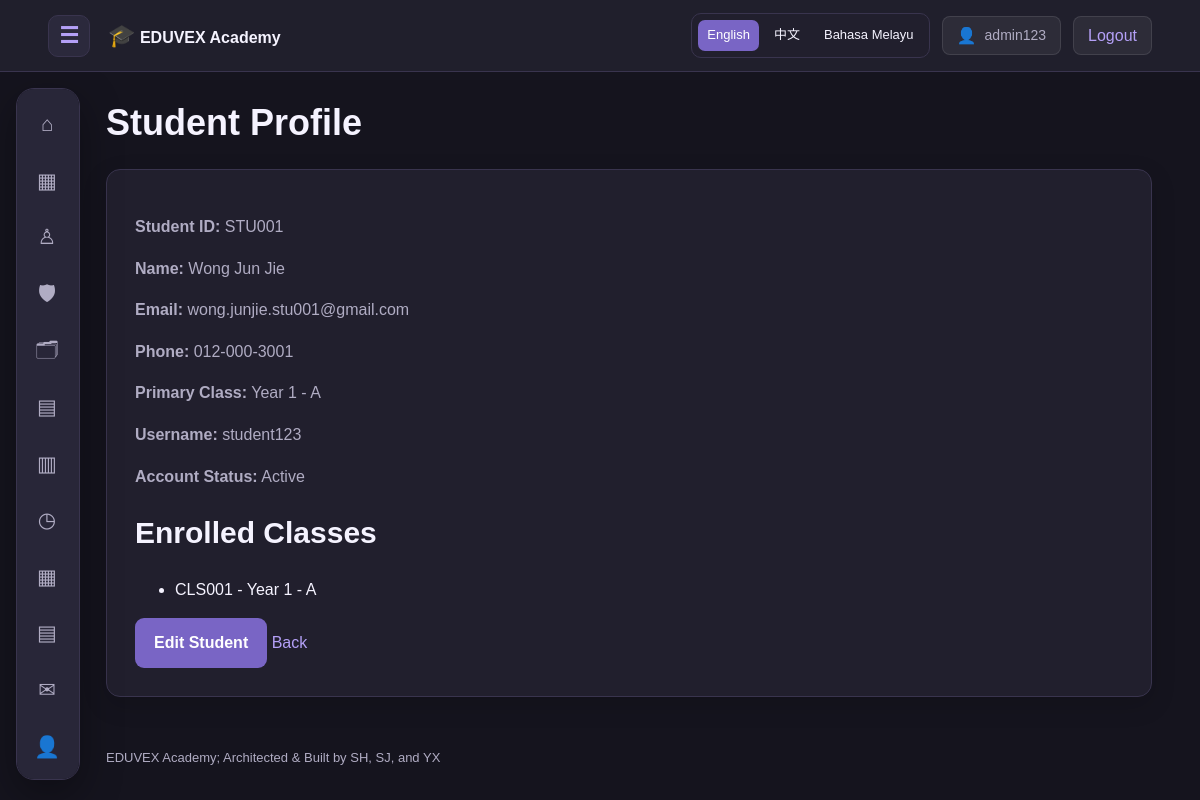
Page /student_management/view_student.php?id=STU001 (signed in) on the committed database.
### tables this page shows
CREATE TABLE IF NOT EXISTS students (
    student_id VARCHAR(12) PRIMARY KEY,
    student_name VARCHAR(120) NOT NULL,
    student_email VARCHAR(180) UNIQUE,
    student_phone_number VARCHAR(30),
    student_class VARCHAR(12)
);

CREATE TABLE IF NOT EXISTS classes (
    class_id VARCHAR(12) PRIMARY KEY,
    grade_level VARCHAR(60),
    section VARCHAR(30),
    academic_year SMALLINT,
    class_teacher_id VARCHAR(12)
);

CREATE TABLE IF NOT EXISTS user_accounts (
    user_id BIGINT UNSIGNED AUTO_INCREMENT PRIMARY KEY,
    username VARCHAR(100) NOT NULL UNIQUE,
    email VARCHAR(180) NOT NULL UNIQUE,
    password_hash VARCHAR(255) NOT NULL,

    role ENUM(
        'admin',
        'staff',
        'student'
    ) NOT NULL,

    admin_id VARCHAR(12) UNIQUE NULL,
    staff_id VARCHAR(12) UNIQUE NULL,
    student_id VARCHAR(12) UNIQUE NULL,

    preferred_language VARCHAR(10) DEFAULT 'en',
    profile_image VARCHAR(255) DEFAULT NULL,
    is_active TINYINT(1) DEFAULT 1,
    created_at TIMESTAMP DEFAULT CURRENT_TIMESTAMP
);

### includes/functions.php (called while the page is built, shortened)
<?php
function h(mixed $value): string {
    return htmlspecialchars(
        (string)($value ?? ''),
        ENT_QUOTES | ENT_SUBSTITUTE,
        'UTF-8'
    );
}
function url(string $path = ''): string {
    return BASE_URL . '/' . ltrim($path, '/');
}
function me(): array {
    return [
        'id' => $_SESSION['user_id'] ?? null,
        'username' => $_SESSION['username'] ?? '',
        'role' => $_SESSION['role'] ?? ''
    ];
}

### student_management/view_student.php (the view, shortened to what this page needs)
<?php
require_once __DIR__ . '/../config/database.php';
$id = trim($_GET['id'] ?? '');
$stmt = $pdo->prepare("
    SELECT s.*,
           c.grade_level,
           c.section,
           u.username, u.is_active
    FROM students s
    LEFT JOIN classes c ON s.student_class = c.class_id
    LEFT JOIN user_accounts u ON u.student_id = s.student_id
    WHERE s.student_id = ?
");
$stmt->execute([$id]);
$student = $stmt->fetch();
$stmt = $pdo->prepare("
    SELECT c.class_id, c.grade_level, c.section
    FROM student_enrolments e
    JOIN classes c ON e.class_id = c.class_id
    WHERE e.student_id = ?
    ORDER BY c.grade_level, c.section
");
$stmt->execute([$id]);
$enrolments = $stmt->fetchAll();
require __DIR__ . '/../includes/header.php';
?>
<h1>Student Profile</h1>
<section class="panel">
    <p><strong>Student ID:</strong>
        <?= h($student['student_id']) ?></p>
    <p><strong>Name:</strong>
        <?= h($student['student_name']) ?></p>
    <p><strong>Email:</strong>
        <?= h($student['student_email']) ?></p>
    <p><strong>Phone:</strong>
        <?= h($student['student_phone_number']) ?></p>
    <p><strong>Primary Class:</strong>
        <?= h(!empty($student['grade_level']) ? $student['grade_level'] . ' - ' . $student['section'] : 'Not Assigned') ?></p>
    <p><strong>Username:</strong>
        <?= h($student['username'] ?? 'No Login Account') ?></p>
    <p><strong>Account Status:</strong>
        <?php
        if ($student['is_active'] === null) {
            echo 'No Account';
        } else {
            echo $student['is_active'] ? 'Active' : 'Inactive';
        }
        ?>
    </p>
    <h2>Enrolled Classes</h2>
    <?php if (!$enrolments): ?>
        <p>No class enrolments found.</p>
    <?php else: ?>
        <ul>
            <?php foreach ($enrolments as $class): ?>
                <li>
                    <?= h($class['class_id']) ?>
                    - <?= h($class['grade_level'] . ' - ' . $class['section']) ?>
                </li>
            <?php endforeach; ?>
        </ul>
    <?php endif; ?>
    <?php if (me()['role'] === 'admin'): ?>
        <a class="button" href="<?= h(url(
            'student_management/edit_student.php?id=' .
            urlencode($id)
        )) ?>">Edit Student</a>
    <?php endif; ?>
    <a href="<?= h(url('student_management/index.php')) ?>">
        Back
    </a>
</section>
<?php require __DIR__ . '/../includes/footer.php'; ?>

### assets/css/style.css (style rules this page uses)
:root { color-scheme: dark; --bg: #15141E; --surface: #211F2D; --surface2: #292638; --line: #39344E; --accent: #B4A0F7; --accent-dark: #7965C5; --text: #F5F3FF; --muted: #B0ACC3; --nav-width: 64px; --header-height: 72px; }
* { box-sizing: border-box; }
html { scroll-behavior: smooth; scroll-padding-top: 90px; }
body { margin: 0; background: var(--bg); color: var(--text); font-family: Arial, Helvetica, sans-serif; font-size: 16px; line-height: 1.6; }
a { color: var(--accent); text-decoration: none; }
h1, h2, h3 { line-height: 1.25; }
h1 { font-size: clamp(28px, 3vw, 40px); }
h2 { font-size: clamp(23px, 2.5vw, 32px); }
p { color: var(--muted); }
.panel { background: var(--surface); border: 1px solid var(--line); border-radius: 14px; padding: 28px; box-shadow: 0 8px 24px rgba(0,0,0,0.15); }
button, .button { display: inline-block; padding: 11px 18px; border: 1px solid transparent; border-radius: 9px; background: var(--accent-dark); color: #FFFFFF; font-weight: 600; text-decoration: none; }

### includes/site_language.php (style rules this page uses)
body { top: 0 !important; }

### rows in the picture
students: student_id "STU001", student_name "Wong Jun Jie", student_email "wong.junjie.stu001@gmail.com", student_phone_number "012-000-3001", classes.grade_level+section "Year 1 - A", user_accounts.username "student123"
classes: class_id "CLS001", grade_level+section "Year 1 - A"

### other values in the picture
$account['username'] "admin123"
$symbol "⌂"
$symbol "▦"
$symbol "♙"
$symbol "🛡"
$symbol "🗂"
$symbol "▤"
$symbol "▥"
$symbol "◷"
$symbol "✉"
$symbol "👤"
$name "English"
$name "中文"
$name "Bahasa Melayu"
